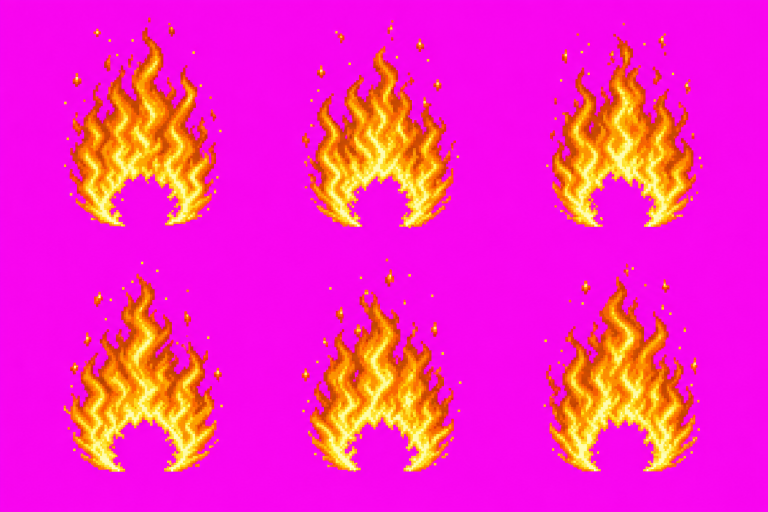
#> input picture art_src/fx-burn_grid.png, 1536 x 1024 px (shown at 1/2 size)
$ python process_pixel.py ../art_src/fx-burn_grid.png out.png --rows 5 --cols 5
#> lines starting #> are read from the running program, lines starting #| are printed output that depends on the picture
#> in main, src is the input picture: PIL image 1536x1024 RGB; mean R, G, B 246.8, 37.5, 191.5
#!/usr/bin/env python3
"""像素帧后处理管线（12-assets.md §三）。

把 AI 生成的「网格表格图」（统一纯品红 #FF00FF 背景，每格一帧）处理成游戏可直接
加载的「单行 strip spritesheet」：

    等分切帧  →  品红绿幕抠图（去边缘品红污染）  →  [可选] 预乘 alpha  →
    最近邻缩放到目标帧尺寸  →  横向拼成单行 strip  →  写入 public/assets/

设计取舍（与仓库现有可用素材保持一致）：
  * 现有 player-*.png / enemy-walk.png 均为「直通(straight) alpha」，配合 Phaser
    `pixelArt: true`（最近邻、无 mipmap）渲染干净、无白边。
  * 历史上「预乘 alpha」反而引入过白雾（见 .agents/skills/testing-m1-combat：
    "White haze = the old premultiplied-alpha bug"）——因 Phaser 默认按直通 alpha
    上传纹理，再预乘会被二次处理。
  * 因此本脚本默认 **不预乘**，但保留 `--premultiply` 开关；无论是否预乘，抠图后都把
    全透明像素 RGB 归零、并对半透明边缘去品红，从根本上杜绝品红/白边渗色。

脚本可重复运行、参数化。用法见 --help。
"""

from __future__ import annotations

import argparse
import sys
from pathlib import Path

import numpy as np
from PIL import Image


def chroma_key_magenta(rgb: np.ndarray, tol: int) -> np.ndarray:
    """返回 0..255 的 alpha：品红(#FF00FF)→0(透明)，其余→255(不透明)。

    判定「品红度」为 R 高、B 高、G 低；用 tol 容差吸收 JPEG/抗锯齿噪声。
    边缘半品红像素给出中间 alpha，使切边平滑。
    """
    r = rgb[..., 0].astype(int)
    g = rgb[..., 1].astype(int)
    b = rgb[..., 2].astype(int)
    # 与纯品红的「绿通道」差：品红 G≈0。绿越高越不像品红 → 越不透明。
    magenta_like = (r > 110) & (b > 110) & (g < 110)
    # 以 G 通道作为软 alpha：G 越低越透明。
    soft = np.clip((g.astype(float) - tol) / (128 - tol), 0.0, 1.0)
    alpha = np.where(magenta_like, soft, 1.0)
    return (alpha * 255).astype(np.uint8)


def defringe(rgb: np.ndarray, alpha: np.ndarray) -> np.ndarray:
    """去除边缘像素的品红污染：把偏品红的边缘像素 G 拉到 min(R,B) 抑制紫边。"""
    out = rgb.astype(int)
    edge = (alpha > 0) & (alpha < 255)
    if edge.any():
        r = out[..., 0]
        b = out[..., 2]
        neutral = np.minimum(r, b)
        g = out[..., 1]
        fixed = np.where(edge & (g > neutral), neutral, g)
        out[..., 1] = fixed
    return out.astype(np.uint8)


def process_grid(
    src: Image.Image,
    rows: int,
    cols: int,
    frame_size: int,
    count: int | None,
    tol: int,
    premultiply: bool,
) -> Image.Image:
#> called with rows = 5, cols = 5, frame_size = 128, tol = 60, premultiply = False
    src = src.convert("RGBA")
#> src: PIL image 1536x1024 RGBA
    W, H = src.size
#> W = 1536; H = 1024
    if W % cols or H % rows:
        print(
            f"[warn] 图尺寸 {W}x{H} 不能被 {cols}x{rows} 整除，按整除截断切分。",
            file=sys.stderr,
        )
    cw, ch = W // cols, H // rows
#> cw = 307; ch = 204
    arr = np.asarray(src)

    frames: list[np.ndarray] = []
    for ry in range(rows):
        for cx in range(cols):
            cell = arr[ry * ch : (ry + 1) * ch, cx * cw : (cx + 1) * cw, :]
            rgb = cell[..., :3].copy()
            alpha = chroma_key_magenta(rgb, tol)
            rgb = defringe(rgb, alpha)
            # 全透明像素 RGB 归零，避免任何残留底色渗到边缘。
            rgb[alpha == 0] = 0
            if premultiply:
                a = alpha.astype(float) / 255.0
                rgb = (rgb.astype(float) * a[..., None]).round().astype(np.uint8)
            out = np.dstack([rgb, alpha])
            frames.append(out)
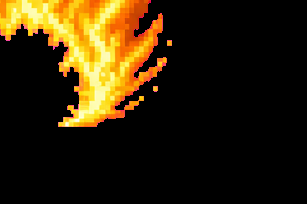
#> rgb: shape (204, 307, 3); mean R, G, B 47.4, 34.3, 9.1
#> after the loop, frames = 25 items

    total = rows * cols
    if count is not None:
        if count > total:
            raise SystemExit(f"--count {count} 超过网格帧数 {total}")
        frames = frames[:count]

    n = len(frames)
#> n = 25
    strip = Image.new("RGBA", (frame_size * n, frame_size), (0, 0, 0, 0))
#> strip: PIL image 3200x128 RGBA; every value is 0
    for i, f in enumerate(frames):
        # 整图按帧裁出后，最近邻缩放到目标显示倍数尺寸（pixelArt 干净下采样）。
        im = Image.fromarray(f, "RGBA").resize((frame_size, frame_size), Image.NEAREST)
        strip.paste(im, (i * frame_size, 0))
#> this loop made 25 passes
#> pass 1, in process_grid, `im = Image.fromarray(f, "RGBA").resize((frame_size, frame_size), Image..`:
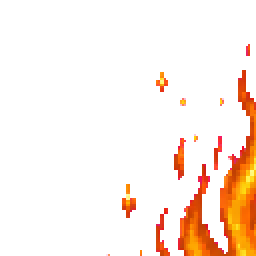
#> im: PIL image 128x128 RGBA (shown 2 times larger); mean R, G, B, A 25.3, 11.1, 1.5, 27.4; transparent parts drawn white
#> pass 2, in process_grid, `im = Image.fromarray(f, "RGBA").resize((frame_size, frame_size), Image..`:
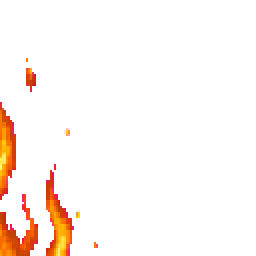
#> im: PIL image 128x128 RGBA (shown 2 times larger); mean R, G, B, A 13.7, 5.8, 1.1, 14.9; transparent parts drawn white
#> pass 3, in process_grid, `im = Image.fromarray(f, "RGBA").resize((frame_size, frame_size), Image..`:
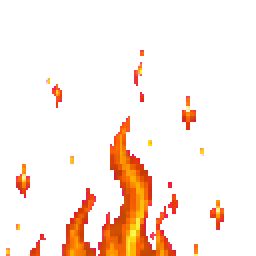
#> im: PIL image 128x128 RGBA (shown 2 times larger); mean R, G, B, A 26.8, 11.2, 2.1, 28.8; transparent parts drawn white
#> after the loop:
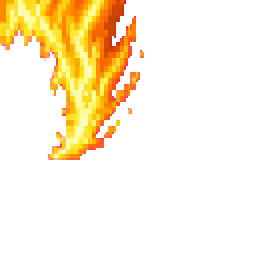
#> im: PIL image 128x128 RGBA (shown 2 times larger); mean R, G, B, A 47.6, 34.3, 9.1, 48.2; transparent parts drawn white
#> after the loop:
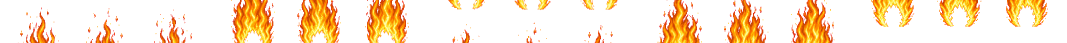
#> strip: PIL image 3200x128 RGBA (shown at 1/3 size); mean R, G, B, A 54.6, 33, 6.6, 57.1; transparent parts drawn white
    return strip


def main() -> None:
    ap = argparse.ArgumentParser(description="像素网格图 → 单行 strip spritesheet 后处理")
    ap.add_argument("input", type=Path, help="输入网格图（品红背景）")
    ap.add_argument("output", type=Path, help="输出 strip png 路径")
    ap.add_argument("--rows", type=int, required=True, help="网格行数")
    ap.add_argument("--cols", type=int, required=True, help="网格列数")
    ap.add_argument(
        "--frame-size", type=int, default=128, help="单帧输出方形边长(px)，默认 128"
    )
    ap.add_argument(
        "--count",
        type=int,
        default=None,
        help="只取前 N 帧（行优先顺序），默认取满 rows*cols",
    )
    ap.add_argument(
        "--tol", type=int, default=60, help="品红抠图容差(越大抠得越狠)，默认 60"
    )
    ap.add_argument(
        "--premultiply",
        action="store_true",
        help="预乘 alpha（默认关闭；见脚本头部说明）",
    )
    args = ap.parse_args()

    src = Image.open(args.input)
    strip = process_grid(
        src,
        rows=args.rows,
        cols=args.cols,
        frame_size=args.frame_size,
        count=args.count,
        tol=args.tol,
        premultiply=args.premultiply,
    )
    args.output.parent.mkdir(parents=True, exist_ok=True)
    strip.save(args.output)
    print(f"[ok] {args.input} → {args.output}  ({strip.size[0]}x{strip.size[1]}, {strip.size[0] // args.frame_size} 帧)")
#| [ok] ../art_src/fx-burn_grid.png → out.png  (3200x128, 25 帧)


if __name__ == "__main__":
    main()

$ run again, on art_src/fx-shock_grid.png
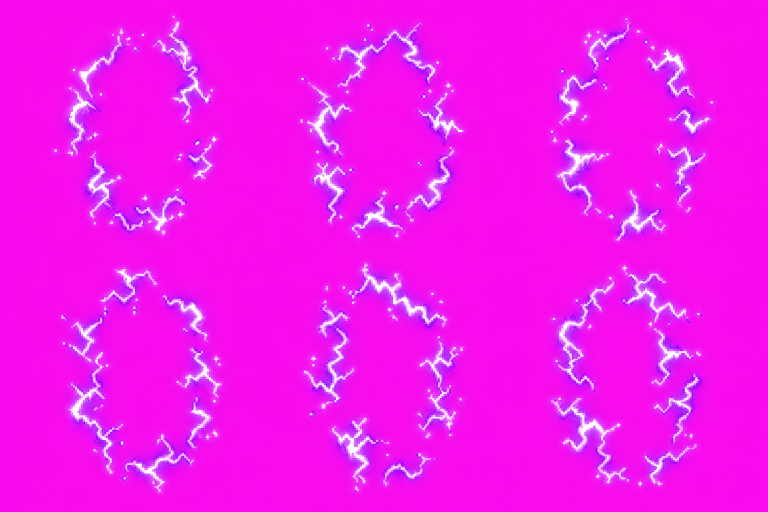
#> input picture art_src/fx-shock_grid.png, 1536 x 1024 px (shown at 1/2 size)
#> in main, src is the input picture: PIL image 1536x1024 RGB; mean R, G, B 242.7, 23.6, 239.3
#> src: PIL image 1536x1024 RGBA
#> after the loop in process_grid, `for ry in range(rows):`:
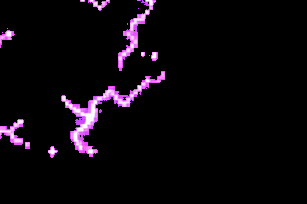
#> rgb: shape (204, 307, 3); mean R, G, B 11.6, 6.9, 12.3
#> after the loop in process_grid, `for ry in range(rows):`: frames = 25 items
#> n = 25
#> the loop in process_grid, `for i, f in enumerate(frames):` made 25 passes
#> after the loop in process_grid, `for i, f in enumerate(frames):`:
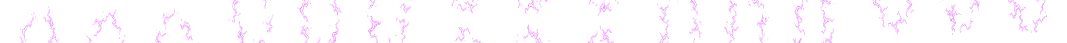
#> strip: PIL image 3200x128 RGBA (shown at 1/3 size); mean R, G, B, A 16.5, 10.5, 17.5, 13.3; transparent parts drawn white
#| [ok] ../art_src/fx-shock_grid.png → out.png  (3200x128, 25 帧)

$ run again, on art_src/fx-shockhit_grid.png
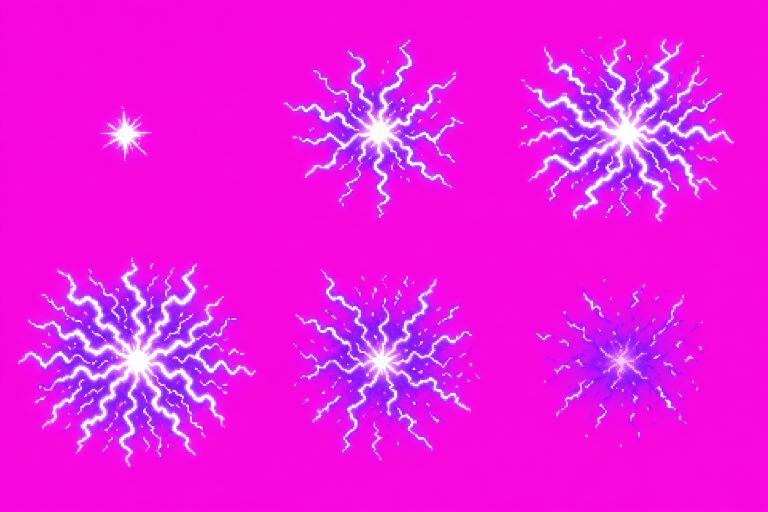
#> input picture art_src/fx-shockhit_grid.png, 1536 x 1024 px (shown at 1/2 size)
#> in main, src is the input picture: PIL image 1536x1024 RGB; mean R, G, B 236.5, 25.9, 228.3
#> src: PIL image 1536x1024 RGBA
#> after the loop in process_grid, `for ry in range(rows):`:
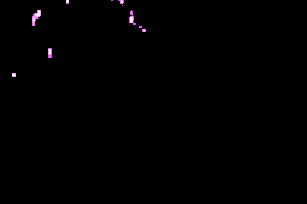
#> rgb: shape (204, 307, 3); mean R, G, B 0.9, 0.6, 0.9
#> after the loop in process_grid, `for ry in range(rows):`: frames = 25 items
#> n = 25
#> the loop in process_grid, `for i, f in enumerate(frames):` made 25 passes
#> after the loop in process_grid, `for i, f in enumerate(frames):`:
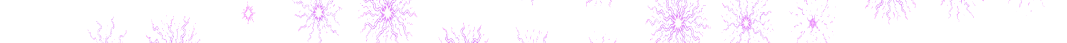
#> strip: PIL image 3200x128 RGBA (shown at 1/3 size); mean R, G, B, A 21.6, 15.7, 23.5, 18.9; transparent parts drawn white
#| [ok] ../art_src/fx-shockhit_grid.png → out.png  (3200x128, 25 帧)

$ run again, on art_src/fx-slash_grid.png
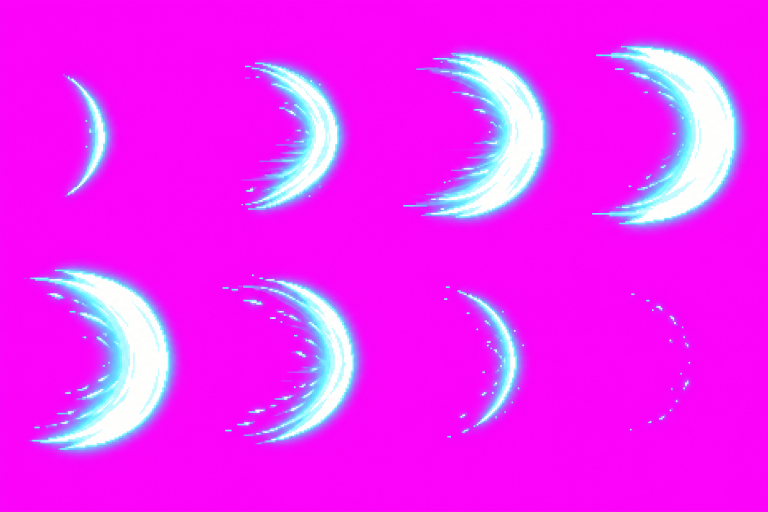
#> input picture art_src/fx-slash_grid.png, 1536 x 1024 px (shown at 1/2 size)
#> in main, src is the input picture: PIL image 1536x1024 RGB; mean R, G, B 238.9, 37.8, 249.6
#> src: PIL image 1536x1024 RGBA
#> after the loop in process_grid, `for ry in range(rows):`:
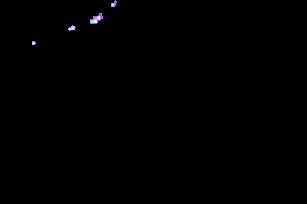
#> rgb: shape (204, 307, 3); mean R, G, B 0.4, 0.4, 0.6
#> after the loop in process_grid, `for ry in range(rows):`: frames = 25 items
#> n = 25
#> the loop in process_grid, `for i, f in enumerate(frames):` made 25 passes
#> after the loop in process_grid, `for i, f in enumerate(frames):`:
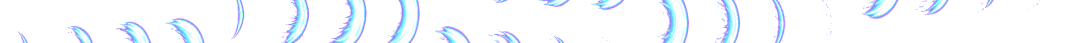
#> strip: PIL image 3200x128 RGBA (shown at 1/3 size); mean R, G, B, A 31.3, 33.6, 42, 38.1; transparent parts drawn white
#| [ok] ../art_src/fx-slash_grid.png → out.png  (3200x128, 25 帧)
